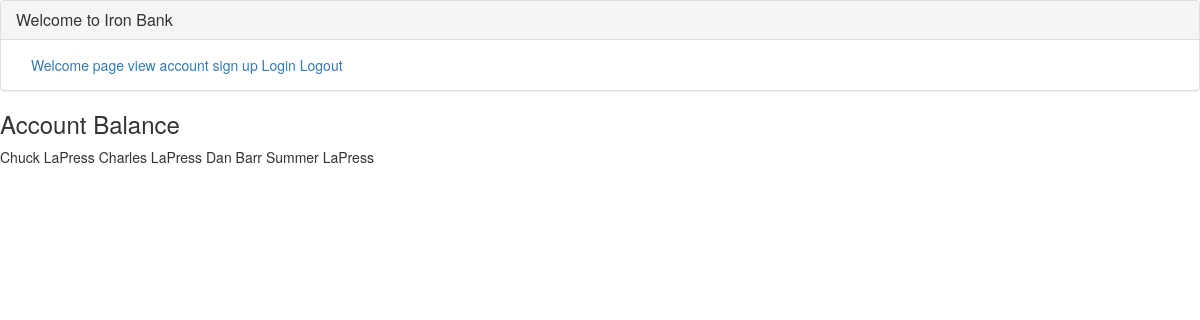
The app's page /balance/ with its own data.
### ironapp/models.py (models this page shows)
class AcctBalance(models.Model):
    entry = models.IntegerField()
    credit = models.BooleanField(default=1)
    debit = models.BooleanField(default=0)
    date = models.DateTimeField(default=datetime.now, blank=True)
    customer = models.ForeignKey('auth.User')
    name = models.CharField(max_length=35)
    def __str__(self):
        return self.name

### ironapp/views.py (the view)
# urls.py: url(r'^balance/', AccountView.as_view(), name="acct_bal_view"),
class AccountView(ListView):
    template_name = "acctbalance_form.html"
    model = AcctBalance

### templates/acctbalance_form.html
{% extends 'base.html' %}
{% block content %}
<h3>Account Balance</h3>
    {% for item in object_list %}
        {{ item }}
    {% endfor %}
{% endblock %}

### records on screen
AcctBalance: name "Chuck LaPress"
AcctBalance: name "Charles LaPress"
AcctBalance: name "Dan Barr"
AcctBalance: name "Summer LaPress"
